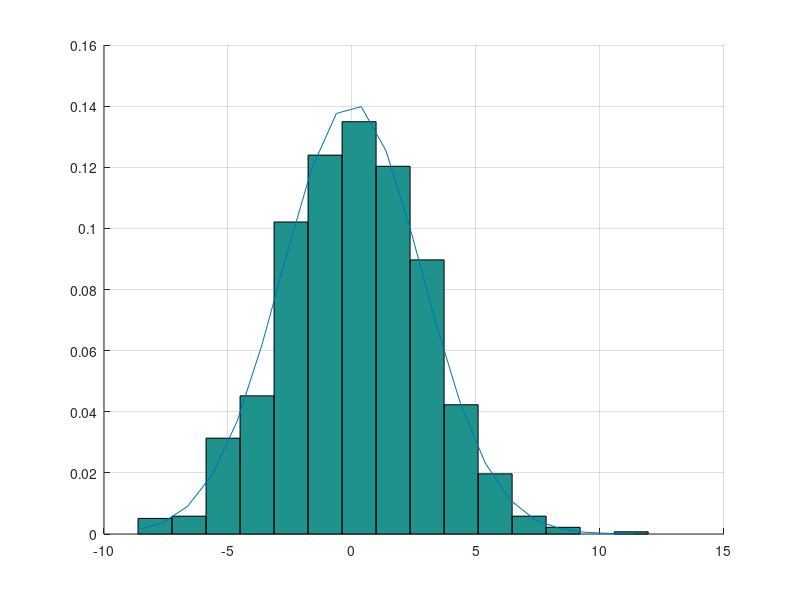

This chart was generated by the following MATLAB code:
pkg load statistics;
clf; grid on; hold on;

# X ~ N(-1, 4)
# Y ~ N(1, 4)

miuX = -1;
miuY = 1;
sigma = sqrt(4);
count = 1000;

valuesX = normrnd(miuX, sigma, 1, count);
valuesY = normrnd(miuY, sigma, 1, count);

miuXY = 0;
sigmaXY = sqrt(8);

valuesXY = valuesX + valuesY;

length(valuesXY)

left = min(valuesXY);
right = max(valuesXY);

beans = 15;

hist(valuesXY, beans, beans / (right - left))
plot(left:right, normpdf(left:right, miuXY, sigmaXY))

disp("Valoarea medie a lui X + Y:")
disp(mean(valuesXY))

disp("Varianta lui X + Y:")
disp(var(valuesXY))

disp("Probabilitatea in urma testarii a evenimentului P(|X + Y| < 1)")
disp(sum(abs(valuesXY) < 1) / count)

disp("Probabilitatea teoretica a evenimentului P(|X + Y| < 1)")
disp(normcdf(1, miuXY, sigmaXY) - normcdf(-1, miuXY, sigmaXY))
